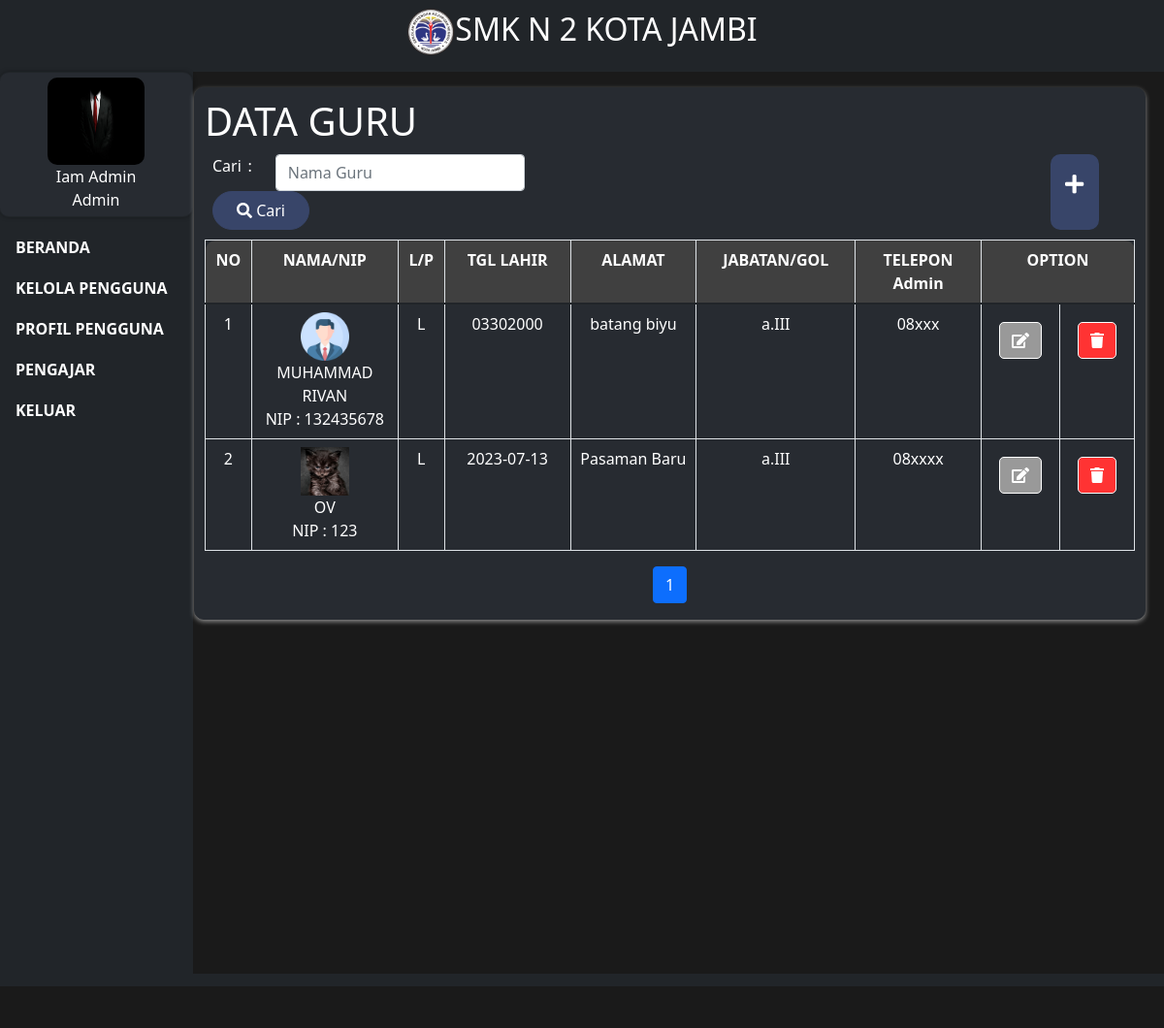
/dashboard/pages/guru.php (signed in), run on the app's committed database.
### tables this page shows
CREATE TABLE `profil_user` (
  `id_profil_user` int(11) NOT NULL,
  `foto` varchar(150) NOT NULL,
  `nama` varchar(30) NOT NULL,
  `nip` int(30) NOT NULL,
  `jenis_kelamin` varchar(30) NOT NULL,
  `tgl_lahir` varchar(30) NOT NULL,
  `alamat` varchar(30) NOT NULL,
  `pendidikan` varchar(30) NOT NULL,
  `golongan` varchar(30) NOT NULL,
  `jabatan` varchar(30) NOT NULL,
  `telepon` int(30) NOT NULL,
  `user` int(30) NOT NULL
);

CREATE TABLE `identitas_guru` (
  `id_guru` int(11) NOT NULL,
  `nama` varchar(30) NOT NULL,
  `nip` int(18) NOT NULL,
  `jenis_kelamin` varchar(10) NOT NULL,
  `tgl_lahir` varchar(30) NOT NULL,
  `alamat` varchar(30) NOT NULL,
  `pendidikan` varchar(30) NOT NULL,
  `golongan` varchar(30) NOT NULL,
  `jabatan` varchar(30) NOT NULL,
  `spesialisasi` varchar(30) NOT NULL,
  `mata_pelajaran` varchar(30) NOT NULL,
  `telepon` varchar(30) NOT NULL,
  `foto` varchar(120) NOT NULL
);

### dashboard/pages/guru.php (the view, shortened to what this page needs)
<?php
$activePage = 'guru';
$activePagechild = 'dPengajar';
include "../../db/koneksi.php";
include "../layout/header.php";
?>
<div class="container-fluid">
  <div class="row" style="margin-top: -0px;">
    <div class="col-lg-2">
      <?php include "../layout/side_menu.php" ?>
    </div>
    <div class="col-lg-10 py-3" style="margin-left: -10px;">
      <div class="container-1">
        <h1 class="text-1" style="margin:10px;">DATA GURU</h1>
        <div class="row ">
          <div class="col">
            <form action="" method="GET">
              <div class="container">
                <div class="row row-cols-auto">
                  <div class="col-1">Cari</div>
                  <div class="col">:</div>
                  <div class="col">
                    <input class="form-control" type="text" name="nama" placeholder="Nama Guru">
                  </div>
                  <div class="col">
                    <button class="btn btn-primary" type="submit" style="background-color:#384569; padding-top: calc(0.375rem + 1px);
                    padding-bottom: calc(0.375rem + 1px);
                    margin-bottom: 0; width:20%; border-color:
                    #384569
                    ; width:100px; border-radius: 30px;">
                      <i class="fas fa-search"></i> Cari
                    </button>
                  </div>
                </div>
              </div>
            </form>
          </div>
          <div class="col" style="display: flex; justify-content: flex-end; margin-right: 5%; ">
            <?php
              if ($_SESSION['akses'] == 'operator' || $_SESSION['akses'] == 'Admin') { ?>
                <div id="tambahBTN" style="text-align: center; background-color:#384569; width: 50px; border: 1px; border-radius: 10px;">
                  <a>
                    <h1 id="xs"><i class="fas fa-plus" style="font-size: 22px; color:white; "></i> </h1>
                  </a>
                </div>
            <?php }
             ?>
          </div>
        </div>
        <div id="tableContainer" style="margin: 10px;">
          <table class="table table-bordered">
            <thead>
              <tr>
                <th class="text-center text-1 " style="width:5%;background-color: #404040; color:white;border-radius: 10px 0 0 0 ;">NO</th>
                <th class="text-center text-1" style="background-color: #404040; color:white;">NAMA/NIP</th>
                <th class="text-center text-1" style="width:5%;background-color: #404040; color:white;">L/P</th>
                <th class="text-center text-1" style="background-color: #404040; color:white;">TGL LAHIR</th>
                <th class="text-center text-1" style="background-color: #404040; color:white;">ALAMAT</th>
                <th class="text-center text-1" style="background-color: #404040; color:white;">JABATAN/GOL</th>
                <th class="text-center text-1" style="background-color: #404040; color:white;">TELEPON <?php echo $_SESSION['akses']; ?></th>
                <?php
                  if ($_SESSION['akses'] == 'operator' || $_SESSION['akses'] == 'Admin') { ?>
                    <th class="text-center text-1" style="width: 10%;background-color: #404040; color:white;border-radius: 0 10px 0 0 ;" colspan="2">OPTION</th>
                <?php    }
                ?>
              </tr>
            </thead>
            <tbody>
              <?php
              $batas = 10;
              $halaman = @$_GET['halaman'];
              if (empty($halaman)) {
                $posisi     = 0;
                $halaman    = 1;
              } else {
                $posisi = ($halaman - 1) * $batas;
              }
              if ($posisi != 0) {
                $no = $posisi;
              } else {
                $no = 1;
              }
              if (isset($_GET['nama_guru'])) {
                if ($_GET['nama_guru'] != '') {
                  $queryDataGuru = mysqli_query($konek, "SELECT * FROM identitas_guru WHERE nama_guru like '%" . $_GET['nama_guru'] . "%' limit $posisi,$batas");
                } else {
                  $queryDataGuru = mysqli_query($konek, "SELECT * FROM identitas_guru limit $posisi,$batas");
                }
              } else {
                $queryDataGuru = mysqli_query($konek, "SELECT * FROM identitas_guru limit $posisi,$batas");
              }
              while ($dataGuru = mysqli_fetch_array($queryDataGuru)) {
              ?>
                <tr>
                  <td class="text-center text-1"><?php echo $no; ?></td>
                  <td class="text-center text-1">
                    <?php
                    if ($dataGuru['foto'] != '') {
                      echo "<img src='http://localhost/smkn2kotajambi/assets/images/guru/" . $dataGuru['foto'] . "' style='width: 50px; height: 50px;'>";
                    } else {
                      echo "<img src='http://localhost/smkn2kotajambi/assets/images/profil.png' style='width: 50px; height: 50px;'>";
                    }
                    ?>
                    <br><?php echo strtoupper($dataGuru['nama']); ?><br> NIP : <?php echo $dataGuru['nip']; ?>
                  </td>
                  <td class="text-center text-1" style="widtd:5%;"><?php echo $dataGuru['jenis_kelamin']; ?></td>
                  <td class="text-center text-1"><?php echo $dataGuru['tgl_lahir']; ?></td>
                  <td class="text-center text-1"><?php echo $dataGuru['alamat']; ?></td>
                  <td class="text-center text-1"><?php echo $dataGuru['golongan']; ?></td>
                  <td class="text-center text-1"><?php echo $dataGuru['telepon']; ?></td>
                  <?php
                    if ($_SESSION['akses'] == 'operator' || $_SESSION['akses'] == 'Admin') { ?>
                      <td class="text-center text-1" style="width:5%;">
                        <form class="form-container" style="margin:10px" autocomplete="false">
                          <a href="edit/guru?id_guru=<?PHP echo $dataGuru['id_guru'] ?>" type="submit" class="btn" style=" border-color: white;border-radius: 5px; background-color: #999999;"><i class="fas fa-edit" style="color:white;"></i></a>
                        </form>
                      </td>
                      <td class="text-center" style="width:5%;">
                        <form action="prosses.php?tipe=hapus_guru" method="post" class="form-container" style="margin:10px" autocomplete="false">
                          <button class="btn" type="submit" style=" border-color: white;border-radius: 5px; background-color: #ff3333;"><i class="fas fa-trash" style="color:white;"></i> </button>
                        </form>
                      </td>
                  <?php }
                  ?>
                </tr>
              <?php $no++;
              }
              ?>
            </tbody>
          </table>
          <?php
          $query2 = mysqli_query($konek, "SELECT * FROM identitas_guru");
          $jumlahdata = mysqli_num_rows($query2);
          $jumlahhalaman = ceil($jumlahdata / $batas);
          ?>
          <nav>
            <ul class="pagination justify-content-center">
              <?php
              for ($i = 1; $i <= $jumlahhalaman; $i++) {
                if ($i != $halaman) {
                  echo "<li class='page-item'><a class='page-link' href='guru?halaman=$i'>$i</a></li>";
                } else {
                  echo "<li class='page-item active'><a class='page-link' href='#'>$i</a></li>";
                }
              }
              ?>
            </ul>
          </nav>
        </div>
      </div>
    </div>
  </div>
</div>
<?php
include "../layout/footer.php" ?>

### dashboard/layout/side_menu.php (shortened to what this page needs)
<div id="side-menu" class="side-menu" style=" height: 100%; width:200px; margin-left: -10px; border-radius:0px; background-color:#212529; ">
  <div class="postcard text-center" style="flex-direction: column;width:100%; margin-bottom: 10px; text-align:center; background-color:#272b31; border-color: #212529;">
    <?php
    $queryDataProfilUser = mysqli_query($konek, "SELECT * FROM profil_user WHERE user=" . $_SESSION['id_user']);
    $nama = '';
    $foto = '';
    if (mysqli_num_rows($queryDataProfilUser) == 1) {
      while ($DataProfilUser = mysqli_fetch_array($queryDataProfilUser)) {
        $nama = $DataProfilUser['nama'];
        $foto = $DataProfilUser['foto'];
      }
    }
    ?>
    <?php if ($foto != '') { ?>
      <img src="http://localhost/smkn2kotajambi/assets/images/guru/<?php echo $foto; ?>" alt="Gambar Postcard" style="width:100px;height:100px;display: inline-block;margin: 0 auto;">
    <?php } else { ?>
      <img src="http://localhost/smkn2kotajambi/assets/images/profil.png" alt="Gambar Postcard" style="width:100px;height:100px;display: inline-block;margin: 0 auto;">
    <?php } ?>
    <div>
      <span>
        <?php
        if ($nama != '') {
          echo $nama;
        } else {
          echo "Unknown";
        }
        ?>
      </span>
      <br />
      <span><?php echo $_SESSION['akses']; ?></span>
    </div>
  </div>
  <a href="/smkn2kotajambi/dashboard" <?php if ($activePage == 'dashboard') {
                                        echo 'class=" btn nav-link active-cs"';
                                      } else {
                                        echo 'class=" btn nav-link"';
                                      } ?> style="font-weight:600; color:white; text-align: left;">BERANDA</a>
  <?php
  if ($_SESSION['akses'] == 'Admin') { ?>
    <a href="/smkn2kotajambi/kelola-pengguna" <?php if ($activePage == 'kelolaPengguna') {
                                                echo 'class=" btn nav-link active-cs"';
                                              } else {
                                                echo 'class=" btn nav-link"';
                                              } ?> style="font-weight:600; color:white;text-align: left;">KELOLA PENGGUNA</a>
  <?php
  }
  ?>
  <a href="/smkn2kotajambi/profil-pengguna" <?php if ($activePage == 'profilPengguna') {
                                              echo 'class=" btn nav-link active-cs"';
                                            } else {
                                              echo 'class=" btn nav-link"';
                                            } ?> style="font-weight:600; color:white;text-align: left;">PROFIL PENGGUNA</a>
  <a id="menu-pengajar" <?php if ($activePage == 'pengajar' && $activePagechild != '') {
                          echo 'class=" btn nav-link active"';
                        } else {
                          echo 'class=" btn nav-link"';
                        } ?> style="font-weight:600; color:white;text-align: left;">PENGAJAR</a>
  <a class=" btn nav-link" href="http://localhost/smkn2kotajambi/logout.php?id=<?PHP echo $_SESSION['id_user']; ?>" style="font-weight:600; color:white;text-align: left;">KELUAR</a>
</div>

### assets/css/styles.css (style rules this page uses)
body { height: 100%; text-align:left; display:grid; grid-template-rows: auto 1fr auto; min-height:100vh; background-color: #1a1a1a; color: white; }
* { margin: 0; padding: 0; }
.row { margin-right: -15px; margin-left: -15px; }
.child-table, th { vertical-align: top; border-top: 1px solid #ccc; padding:10px; width:100px; }
.postcard { display: flex; align-items: center; width: 500px; height: 150px; border: 1px solid #ccc; border-radius: 10px; padding: 5px; box-shadow: 0 0 5px rgba(0, 0, 0, 0.3); background-color: #ffffff; }
.postcard img { width: 100px; height: 100px; height: auto; border-radius: 10px; margin-bottom: 10px; }
.container-1 { background-color: #272b31; border-radius: 10px; border: 1px solid #272b31; box-shadow: 0 2px 5px rgba(255, 255, 255,0.5); }
.text-1 { color: white; }

### data on the page
profil_user: foto (picture), nama "Iam Admin"
identitas_guru: nama "MUHAMMAD RIVAN", nip "132435678", jenis_kelamin "L", tgl_lahir "03302000", alamat "batang biyu", golongan "a.III", telepon "08xxx"
identitas_guru: foto (picture), nama "OV", nip "123", jenis_kelamin "L", tgl_lahir "2023-07-13", alamat "Pasaman Baru", golongan "a.III", telepon "08xxxx"

### other printed values
$_SESSION['akses'] "Admin"
